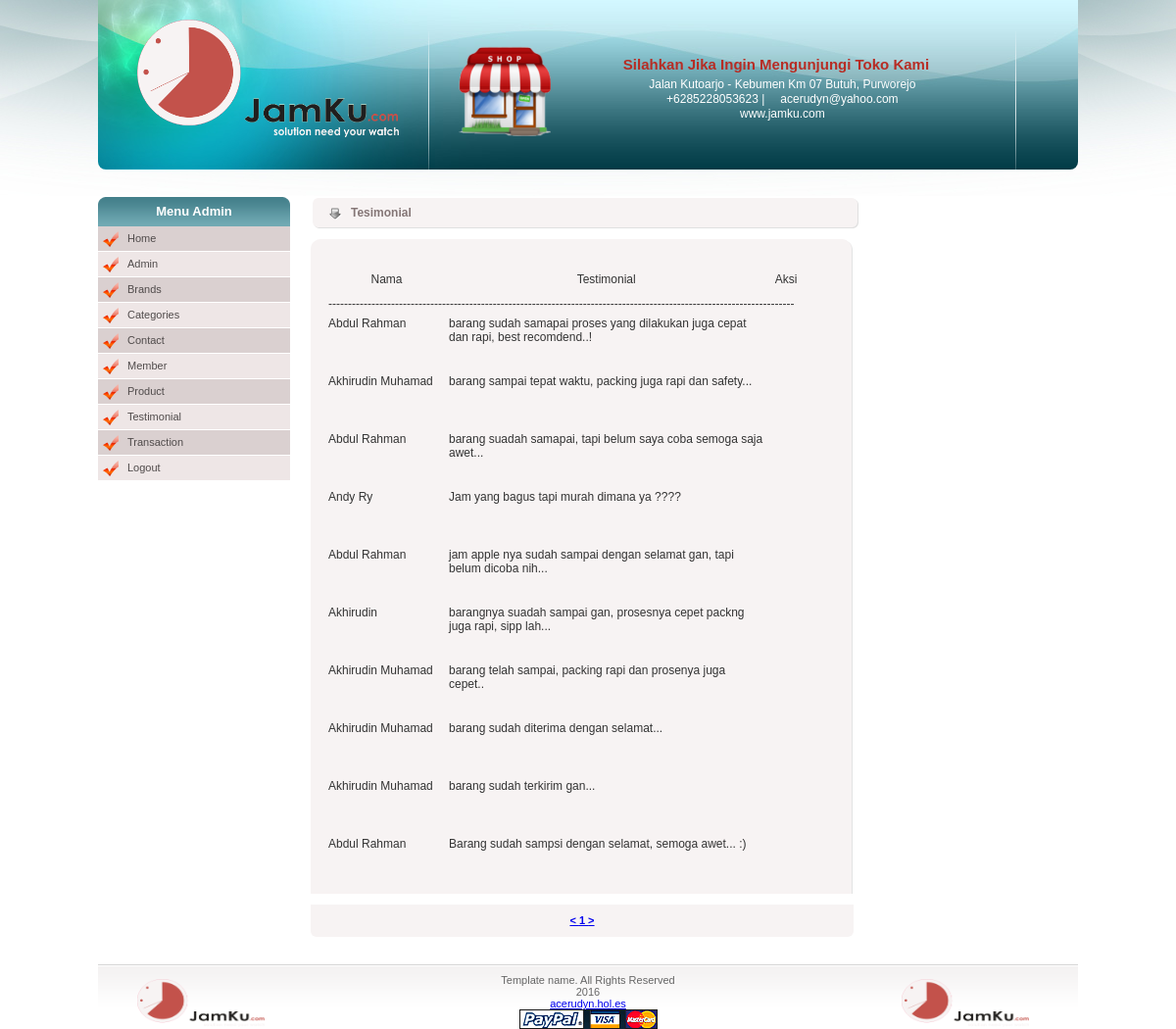
The app's page /admin/testimonial.php (signed in) with its own data.
### tables this page shows
CREATE TABLE IF NOT EXISTS `testimonial` (
  `id_testimonial` varchar(11) NOT NULL,
  `tanggal` varchar(15) NOT NULL,
  `id_member` varchar(23) NOT NULL,
  `id_transaksi` varchar(15) NOT NULL,
  `isi` varchar(500) NOT NULL,
  PRIMARY KEY (`id_testimonial`)
);

CREATE TABLE IF NOT EXISTS `member` (
  `id_member` varchar(11) NOT NULL,
  `nama_member` varchar(23) NOT NULL,
  `jenis_kelamin` varchar(15) NOT NULL,
  `alamat` varchar(100) NOT NULL,
  `provinsi` varchar(23) NOT NULL,
  `kabupaten` varchar(23) NOT NULL,
  `kecamatan` varchar(23) NOT NULL,
  `telepon` varchar(15) NOT NULL,
  `email` varchar(23) NOT NULL,
  `username` varchar(23) NOT NULL,
  `password` varchar(30) NOT NULL,
  PRIMARY KEY (`id_member`)
);

### admin/testimonial.php (the view, shortened to what this page needs)
<!DOCTYPE html PUBLIC "-//W3C//DTD XHTML 1.0 Transitional//EN" "http://www.w3.org/TR/xhtml1/DTD/xhtml1-transitional.dtd">
<html xmlns="http://www.w3.org/1999/xhtml">
<head>
<link rel="stylesheet" type="text/css" href="font-awesome.min.css">
<link rel="stylesheet" type="text/css" href="style.css" />
</head>
<?php
	$per_hal=15;
	$jumlah_record=mysql_query("SELECT COUNT(*) from testimonial");
	$jum=mysql_result($jumlah_record, 0);
	$halaman=ceil($jum / $per_hal);
	$page = (isset($_GET['page'])) ? (int)$_GET['page'] : 1;
	$start = ($page - 1) * $per_hal;
?>
<body>
<div id="main_container">
  <div class="top_bar">
  <div id="header">
    <div id="logo"> <a href="http://all-free-download.com/free-website-templates/"><img src="images/logo1.png" alt="" border="0" width="267" height="120" /></a> </div>
    <div class="oferte_content">
      <div class="oferta">
        <div class="oferta_content"><img src="images/toko.png" width="94" height="92" alt="" border="0" class="oferta_img" />
          <div class="oferta_details">
            <div class="oferta_title">Silahkan Jika Ingin Mengunjungi Toko Kami</div>
            <div class="oferta_text"><div class="fa fa-map-marker fa-1.5x"></div> Jalan Kutoarjo - Kebumen Km 07 Butuh, Purworejo</br><div class="fa fa-phone fa-1.5x"></div> +6285228053623 | <div class="fa fa-envelope fa-1.5x"></div> acerudyn@yahoo.com</br> <div class="fa fa-globe fa-1.5x"></div>
www.jamku.com </div>
            <a href="details.html" class="details">details</a> </div>
        </div>
      </div>
    </div>
  </div>
    <div class="crumb_navigation"></div>
    <div class="left_content">
      <div class="title_box">Menu Admin</div>
     <ul class="left_menu">
     	<li class="odd"><a href="home-admin.php">Home</a></li>
      	<li class="even"><a href="admin.php">Admin</a></li>
        <li class="odd"><a href="brand.php">Brands</a></li>
        <li class="even"><a href="kategori.php">Categories</a></li>
        <li class="odd"><a href="contact.php">Contact</a></li>
        <li class="even"><a href="member.php">Member</a></li>
        <li class="odd"><a href="produk.php">Product</a></li>
        <li class="even"><a href="testimonial.php">Testimonial</a></li>
        <li class="odd"><a href="transaksi.php">Transaction</a></li>
        <li class="even"><a href="logout-admin.php">Logout</a></li>
      </ul>
      <div class="border_box">
        <div class="product_img"></div></div>
      </div>
    <div class="center_content">
      <div class="center_title_bar">Tesimonial</div>
      <div class="prod_box_big">
        <div class="top_prod_box_big"></div>
        <div class="center_prod_box_big">
          <div class="contact_form1">
            <div class="form_row1">
              <label class="contact">
              <table width="492" height="107" border="0">
  <tr>
    <td width="117" height="24" align="center">Nama</td>
    <td width="316" align="center">Testimonial</td>
    <td width="37" align="center">Aksi</td>
  </tr>
  <tr>
    <td height="18" colspan="3" align="left">-----------------------------------------------------------------------------------------------------------------------</td>
    </tr>
<?php
$query=mysql_query("select * from testimonial order by id_testimonial desc limit $start, $per_hal");
	while($data=mysql_fetch_array($query)){
?>
<?php
$member=$data['id_member'];
$baca=mysql_query("SELECT * FROM member WHERE id_member='$member' ");
$bacadata = mysql_fetch_array($baca);
?>
  <tr>
    <td height="55" align="left" valign="top"><?php echo $bacadata['nama_member']; ?></td>
    <td align="left" valign="top"><?php echo $data['isi']; ?></td>
    <td align="center"> <a href="testimonial-delete.php" title="hapus"><div class="fa fa-remove fa-1.5x"></div></a></td>
  </tr>
   <?php } ?>
</table>
              </label>
            </div>
          </div>
        </div>
        <div class="bottom_prod_box_big2"> <span>
<a href="?page=<?php echo $page ?>"> < </a>
<?php
for($x=1;$x<=$halaman;$x++){
	?>
	<a href="?page=<?php echo $x ?>"><?php echo $x ?> </a>
	<?php
}
?><a href="?page=<?php echo $page ?>"> > </a>
	</span>  </div>
     </div>
     	</div>
  </div>
  <div class="footer">
    <div class="left_footer"> <img src="images/logo1.png" alt="" width="130" height="49"/> </div>
    <div class="center_footer"> Template name. All Rights Reserved 2016<br />
     <a href="http://acerudyn.hol.es"target="_blank" title="visit me">acerudyn.hol.es</a><br />
      <img src="images/payment.gif" alt="" />
  </div>
    <div class="left_footer1"> <img src="images/logo1.png" alt="" width="130" height="49"/> </div></div>
   </div>
</body>
</html>

### admin/style.css (style rules this page uses)
body { background:url(images/bg.jpg) no-repeat #fff center top; padding:0; font-family:Arial, Helvetica, sans-serif; font-size:11px; margin:0px auto auto auto; color:#000; }
#main_container { width:1000px; height:auto; margin:auto; padding:0px; }
.top_bar { width:1000px; height:38px; background-color:#4a4a4a; }
#header { width:1000px; height:173px; background:url(images/header_bg.jpg) no-repeat center; background-position:0px 0px; border-radius: 0px 0px 8px 8px; margin:auto; }
#logo { float:left; padding-top:20px; padding-left:40px; }
.oferte_content { width:600px; height:164px; float:left; padding:0 0 0 30px; }
.oferta { width:538px; float:left; padding:15px 30px 0 30px; }
.oferta_img { float:left; padding:0 0 10px 0; }
.oferta_title { padding-top:10px; font-size:15px; color:#b72c24; font-weight:bold; text-align:center; }
.oferta_details { width:400px; float:left; padding:0 0 0 30px; }
.oferta_text { padding:5px 0 5px 0; font-size:12px; color:#FFFFFF; text-align:center; line-height:15px; }
.crumb_navigation { width:980px; height:15px; padding:5px 10px 0 20px; color:#333333; }
.left_content { width:196px; float:left; }
.title_box { width:196px; height:30px; margin:5px 0 0 0; background:url(images/menu_title_bg.gif) no-repeat center; text-align:center; font-size:13px; font-weight:bold; color:#fff; line-height:30px; }
ul.left_menu { width:196px; padding:0px; margin:0px; list-style:none; }
ul.left_menu li { margin:0px; list-style:none; }
ul.left_menu li.odd a { width:166px;height:25px;display:block;background:url(images/checked.png) no-repeat left #dad0d0; background-position:5px 5px;border-bottom:1px #FFFFFF solid; text-decoration:none;color:#504b4b;padding:0 0 0 30px; line-height:25px; }
ul.left_menu li.even a { width:166px;height:25px;display:block;background:url(images/checked.png) no-repeat left #eee6e6;background-position:5px 5px;border-bottom:1px #FFFFFF solid; text-decoration:none;color:#504b4b;padding:0 0 0 30px; line-height:25px; }
.border_box { width:194px; height:33px; text-align:center; }
.product_img { padding:5px 0 5px 0; }
.center_content { width:585px; float:left; padding:5px 10px; }
.center_title_bar { width:520px; height:33px; float:left; padding:0 0 0 40px; margin:0 0 0 12px; _margin:0 0 0 6px; line-height:33px; font-size:12px; color:#847676; font-weight:bold; background:url(images/bar_bg.gif) no-repeat center; }
.prod_box_big { width:504px; height:auto; float:left; padding:10px 10px 10px 11px; }
.top_prod_box_big { width:554px;height:12px;background:url(images/details_box_top.gif) no-repeat center bottom;float:left; padding:0px; margin:0px; }
.bottom_prod_box_big2 { width:554px; height:33px; float:left; font-weight:bold; margin: 11px 0px 13px 0px; text-align:center; background:url(images/details_bt_bg) no-repeat left #F7F3F3 ; border-radius:0px 0px 6px 6px; line-height:33px; }
.center_prod_box_big { width:554px;height: auto;background:url(images/details_box_center.gif) repeat-y;float:left; text-align:center;padding:0px; margin:0px; }
.contact_form1 { width:535px; float:left; padding:0px 0 0 15px; }
.form_row1 { width:535px; clear:both; padding:10px 0 10px 0; _padding:5px 0 5px 0; color:#a53d17; }
label.contact { width:75px; float:left; font-size:12px; text-align:right; padding:4px 5px 0 0; color: #333333; }
.footer { width:1000px; clear:both; height:65px; background:url(images/footer_bg.gif) repeat-x top; float:none; }
.left_footer { float:left; width:300px; padding:15px 0 0 40px; }
.left_footer1 { float:right; width:180px; padding:15px 0 0 10px; }
.center_footer { float:left; width:200px; text-align:center; color:#666666; padding:10px 0 0 60px; }

### records on screen
testimonial: id_member.nama_member "Abdul Rahman", isi "barang sudah samapai proses yang dilakukan juga cepat dan rapi, best recomdend..!"
testimonial: id_member.nama_member "Akhirudin Muhamad", isi "barang sampai tepat waktu, packing juga rapi dan safety..."
testimonial: id_member.nama_member "Abdul Rahman", isi "barang suadah samapai, tapi belum saya coba semoga saja awet..."
testimonial: id_member.nama_member "Andy Ry", isi "Jam yang bagus tapi murah dimana ya ????"
testimonial: id_member.nama_member "Abdul Rahman", isi "jam apple nya sudah sampai dengan selamat gan, tapi belum dicoba nih..."
testimonial: id_member.nama_member "Akhirudin", isi "barangnya suadah sampai gan, prosesnya cepet packng juga rapi, sipp lah..."
testimonial: id_member.nama_member "Akhirudin Muhamad", isi "barang telah sampai, packing rapi dan prosenya juga cepet.."
testimonial: id_member.nama_member "Akhirudin Muhamad", isi "barang sudah diterima dengan selamat..."
testimonial: id_member.nama_member "Akhirudin Muhamad", isi "barang sudah terkirim gan..."
testimonial: id_member.nama_member "Abdul Rahman", isi "Barang sudah sampsi dengan selamat, semoga awet... :)"
